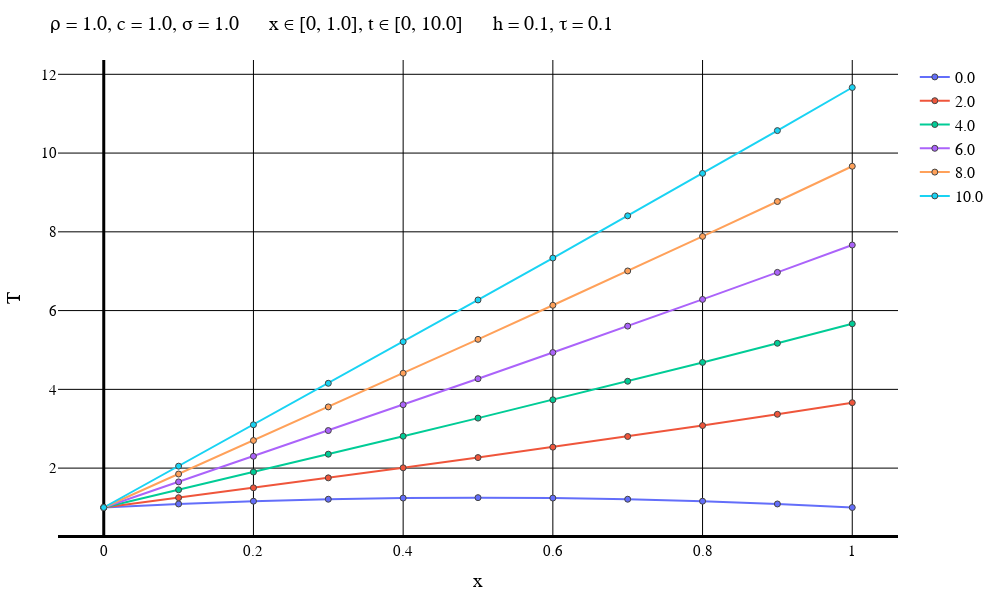

Source (notebook cell):
### Markdown cell above
Неявная схема

### Code cell
typeOfScheme = "Backward"

solutionFile = "D:\\Calc_Methods_2\\Lab2\\MixedCondsLeftT\\$typeOfScheme\\solution$numOfEq.txt"
dataFile = "D:\\Calc_Methods_2\\Lab2\\MixedCondsLeftT\\$typeOfScheme\\data$numOfEq.txt"
intervalFile = "D:\\Calc_Methods_2\\Lab2\\MixedCondsLeftT\\$typeOfScheme\\interval$numOfEq.txt"

solutionMatrix = readdlm(solutionFile)
dataVec = readdlm(dataFile)
intervalVec = readdlm(intervalFile);

L = dataVec[3]
timeEnd = dataVec[4]
numOfXIntervals = Int(intervalVec[1])
numOfTIntervals = Int(intervalVec[2])
h = L / numOfXIntervals
τ = timeEnd / numOfTIntervals
if default == true
    plotStep = trunc(Int, timeEnd / (defaultStepParam * τ))
    numOfPlots = numOfTIntervals + 1    
else
    plotStep = firstSteps
    numOfPlots = firstPlots
end
println("Шаг графика: $plotStep")
println("Время последнего графика: $((numOfPlots - 1)*τ)")
makePlot(numOfPlots, plotStep, solutionMatrix, dataVec, intervalVec)

### Figure 1 — Plotly figure (JSON) as saved in the notebook; plotly's stock layout.template omitted (floating-point values rounded to 4 significant figures)
{"data": [{"line": {"width": 2}, "marker": {"line": {"width": 1}, "showline": true}, "mode": "lines+markers", "name": "0.0", "type": "scatter", "x": [0, 0.1, 0.2, 0.3, 0.4, 0.5, 0.6, 0.7, 0.8, 0.9, 1], "y": [1, 1.09, 1.16, 1.21, 1.24, 1.25, 1.24, 1.21, 1.16, 1.09, 1]}, {"line": {"width": 2}, "marker": {"line": {"width": 1}, "showline": true}, "mode": "lines+markers", "name": "2.0", "type": "scatter", "x": [0, 0.1, 0.2, 0.3, 0.4, 0.5, 0.6, 0.7, 0.8, 0.9, 1], "y": [1, 1.25, 1.5, 1.753, 2.008, 2.268, 2.532, 2.803, 3.081, 3.367, 3.662]}, {"line": {"width": 2}, "marker": {"line": {"width": 1}, "showline": true}, "mode": "lines+markers", "name": "4.0", "type": "scatter", "x": [0, 0.1, 0.2, 0.3, 0.4, 0.5, 0.6, 0.7, 0.8, 0.9, 1], "y": [1, 1.45, 1.901, 2.354, 2.81, 3.27, 3.735, 4.206, 4.684, 5.17, 5.665]}, {"line": {"width": 2}, "marker": {"line": {"width": 1}, "showline": true}, "mode": "lines+markers", "name": "6.0", "type": "scatter", "x": [0, 0.1, 0.2, 0.3, 0.4, 0.5, 0.6, 0.7, 0.8, 0.9, 1], "y": [1, 1.65, 2.301, 2.954, 3.61, 4.27, 4.935, 5.606, 6.284, 6.97, 7.665]}, {"line": {"width": 2}, "marker": {"line": {"width": 1}, "showline": true}, "mode": "lines+markers", "name": "8.0", "type": "scatter", "x": [0, 0.1, 0.2, 0.3, 0.4, 0.5, 0.6, 0.7, 0.8, 0.9, 1], "y": [1, 1.85, 2.701, 3.554, 4.41, 5.27, 6.135, 7.006, 7.884, 8.77, 9.665]}, {"line": {"width": 2}, "marker": {"line": {"width": 1}, "showline": true}, "mode": "lines+markers", "name": "10.0", "type": "scatter", "x": [0, 0.1, 0.2, 0.3, 0.4, 0.5, 0.6, 0.7, 0.8, 0.9, 1], "y": [1, 2.05, 3.101, 4.154, 5.21, 6.27, 7.335, 8.406, 9.484, 10.57, 11.66]}], "layout": {"coloraxis": {"outlinecolor": "black"}, "font": {"color": "black", "family": "Time New Roman"}, "height": 600, "legend": {"font": {"size": 16}}, "margin": {"b": 50, "l": 50, "r": 50, "t": 60}, "paper_bgcolor": "white", "plot_bgcolor": "white", "title": {"autosize": false, "font": {"color": "black", "family": "Times New Roman", "size": 20}, "paper_bgcolor": "red", "text": "ρ = 1.0, c = 1.0, σ = 1.0      x ∈ [0, 1.0], t ∈ [0, 10.0]      h = 0.1, τ = 0.1"}, "width": 1000, "xaxis": {"color": "black", "gridcolor": "black", "gridwidth": 1, "linecolor": "black", "linewidth": 3, "tickfont": {"size": 15}, "title": {"font": {"color": "black", "family": "Times New Roman", "size": 20}, "text": "x"}, "zerolinecolor": "black", "zerolinewidth": 3}, "yaxis": {"exponentformat": "power", "gridcolor": "black", "gridwidth": 1, "tickfont": {"size": 15}, "title": {"font": {"color": "black", "family": "Times New Roman", "size": 20}, "text": "T"}, "zerolinecolor": "black"}}}
